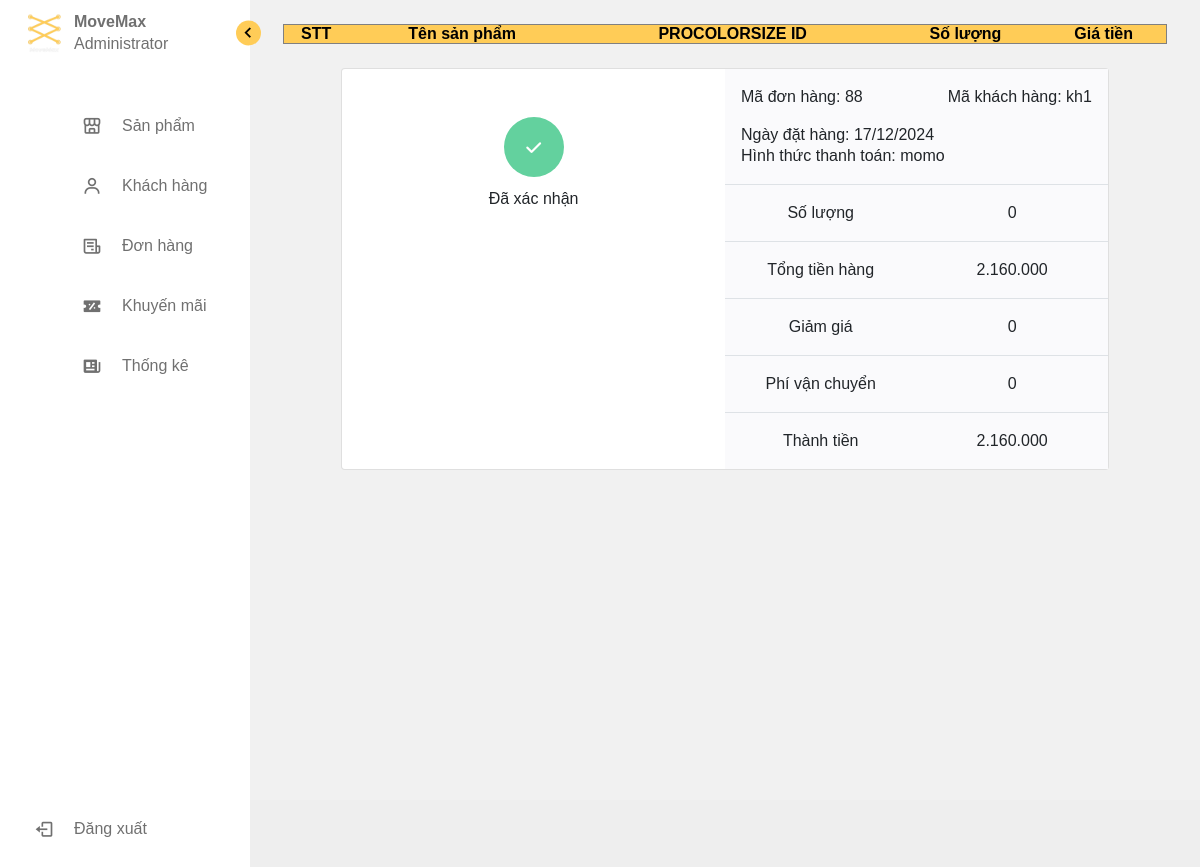
The app's page /admin_pages1/page/orders/order_detail.php?thanhtoanid=88 with its own data.
### tables this page shows
CREATE TABLE `thanhtoan` (
  `thanhtoanid` int(11) NOT NULL,
  `khachhangid` varchar(20) NOT NULL,
  `ngayorder` date NOT NULL DEFAULT current_timestamp(),
  `magiamgiaid` varchar(20) NOT NULL,
  `tongtien` int(20) NOT NULL,
  `hinhthucthanhtoan` varchar(255) NOT NULL,
  `tienhang` int(11) NOT NULL,
  `phiship` int(11) NOT NULL,
  `trangthai` varchar(200) NOT NULL
);

### admin_pages1/page/orders/order_detail.php (the view, shortened to what this page needs)
<?php
include('../../navigation/menu_navigation.php');
include('../../../config/config.php');
?>
<!DOCTYPE html>
<html lang="en">
<head>
    <link rel="stylesheet" href="../dashboard/admin_dashboard.css">
    <link href='https://unpkg.com/boxicons@2.1.4/css/boxicons.min.css' rel='stylesheet'>
    <link rel="stylesheet" href="https://cdnjs.cloudflare.com/ajax/libs/font-awesome/6.5.1/css/all.min.css" />
    <link rel="stylesheet" href="https://cdn.jsdelivr.net/npm/bootstrap@5.0.0-alpha1/dist/css/bootstrap.min.css">
</head>
<body>
    <?php
    $sql = "SELECT khachhangid, thanhtoanid, ngayorder, hinhthucthanhtoan, tongtien, giatrigiam  , trangthai,phiship,tienhang
                        FROM thanhtoan
                        LEFT JOIN magiamgia ON thanhtoan.magiamgiaid = magiamgia.magiamgiaid
                        WHERE thanhtoanid = '$_GET[thanhtoanid]'; ";
    $rs = $mysqli->query($sql);
    $row = $rs->fetch_row();
    ?>
    <section class="section_orderdetail">
        <div class="container cart mt-4 mb-4">
            <div class="row justify-content-center">
                <table class="order_detail_list" border="1" style="border-collapse:collapse;width:884px">
                    <thead>
                        <th>STT</th>
                        <th>Tên sản phẩm</th>
                        <th>PROCOLORSIZE ID</th>
                        <th>Số lượng</th>
                        <th>Giá tiền</th>
                    </thead>
                        <?php
                        $sl = 0;
                        ?>
                </table>
            </div>
            <br>
            <div class="row d-flex cart justify-content-center">
                <div class="col-md-10">
                    <div class="card">
                        <div class="row g-0">
                            <div class="col-md-6 border-right p-5">
                                <div class="text-center order-details">
                                    <div class="d-flex justify-content-center mb-5 flex-column align-items-center">
                                        <?php
                                        $trangthai = $row[6];
                                        if ($trangthai == "Đã xác nhận") {
                                            echo '<span class="check1 "><i class="fa fa-check"></i></span>';
                                            echo '<span class="font-weight-bold">Đã xác nhận</span>';
                                        } else if ($trangthai == "Chờ xác nhận") {
                                            echo '<span class="check1" style="background-color: #FBF6EE"><i class="fa fa-check"></i></span>
                                                    <span class="font-weight-bold">Chờ xác nhận</span>
                                                    <small class="mt-2">Xác nhận đặt hàng để có thể giao hàng</small>';
                                        ?>
                                            <a href="../products/products_management.php" class="text-decoration-none invoice-link">Xem lại sản phẩm</a>
                                        <?php
                                            echo '<br><button class="btn btn-danger btn-block order-button" id="btnXac_Nhan">Xác nhận</button>';
                                        }
                                        ?>
                                    </div>
                                </div>
                            </div>
                            <div class="col-md-6 background-muted">
                                <div class="p-3 border-bottom">
                                    <div class="d-flex justify-content-between align-items-center">
                                        <span>Mã đơn hàng: <?php echo $row[1] ?></span>
                                        <span>Mã khách hàng: <?php echo $row[0] ?></span>
                                    </div>
                                    <div class="mt-3">
                                        <h6 class="mb-0">Ngày đặt hàng: <?php echo date('d/m/Y', strtotime($row[2])); ?></h6>
                                        <span class="d-block mb-0">Hình thức thanh toán: <?php echo $row[3] ?></span>
                                    </div>
                                </div>
                                <div class="row g-0 border-bottom">
                                    <div class="col-md-6 border-right">
                                        <div class="p-3 d-flex justify-content-center align-items-center"> <span>Số lượng</span> </div>
                                    </div>
                                    <div class="col-md-6">
                                        <div class="p-3 d-flex justify-content-center align-items-center"> <span><?php echo $sl ?></span> </div>
                                    </div>
                                </div>
                                <div class="row g-0 border-bottom">
                                    <div class="col-md-6">
                                        <div class="p-3 d-flex justify-content-center align-items-center"> <span>Tổng tiền hàng</span> </div>
                                    </div>
                                    <div class="col-md-6">
                                        <div class="p-3 d-flex justify-content-center align-items-center"> <span><?php echo number_format($row[8], 0, '', '.')  ?></span> </div>
                                    </div>
                                </div>
                                <div class="row g-0 border-bottom">
                                    <div class="col-md-6">
                                        <div class="p-3 d-flex justify-content-center align-items-center"> <span>Giảm giá</span> </div>
                                    </div>
                                    <div class="col-md-6">
                                        <div class="p-3 d-flex justify-content-center align-items-center"> <span><?php $sotiengiam = $row[8] * $row[5];
                                                                                                                    echo number_format($sotiengiam, 0, '', '.')  ?></span> </div>
                                    </div>
                                </div>
                                <div class="row g-0 border-bottom">
                                    <div class="col-md-6">
                                        <div class="p-3 d-flex justify-content-center align-items-center"> <span>Phí vận chuyển</span> </div>
                                    </div>
                                    <div class="col-md-6">
                                        <div class="p-3 d-flex justify-content-center align-items-center"> <span><?php echo number_format($row[7], 0, '', '.')  ?></span> </div>
                                    </div>
                                </div>
                                <div class="row g-0">
                                    <div class="col-md-6">
                                        <div class="p-3 d-flex justify-content-center align-items-center"> <span class="font-weight-bold">Thành tiền</span> </div>
                                    </div>
                                    <div class="col-md-6">
                                        <div class="p-3 d-flex justify-content-center align-items-center"> <span class="font-weight-bold"><?php echo number_format($row[4], 0, '', '.')  ?></span> </div>
                                    </div>
                                </div>
                            </div>
                        </div>
                    </div>
                </div>
            </div>
        </div>
    </section>
</body>
</html>

### admin_pages1/page/dashboard/admin_dashboard.css (style rules this page uses)
* { font-family: Arial, Helvetica, sans-serif; margin: 0; padding: 0; box-sizing: border-box; }
:root { --body-color: #f1f1f1; --sidebar-color: #fff; --primary-color: #ff5f17; --primary-color-light: #f6f5ff; --toggle-color: #ddd; --text-color: #707070; --tran-02: all 0.2s ease; --tran-03: all 0.3s ease; --tran-04: all 0.4s ease; --tran-05: all 0.5s ease; }
body { height: 100vh; background: var(--body-color); transition: var(--tran-05); }

### admin_pages1/page/orders/order_detail.php (style rules this page uses)
body { background-color: #eee; font-family: "Poppins", sans-serif; font-weight: 300 }
.cart { height: 100vh }
.check1 { display: flex; background-color: #63d19e; color: #fff; font-size: 17px; width: 60px; height: 60px; align-items: center; justify-content: center; border-radius: 50%; margin-bottom: 10px }
.background-muted { background-color: #fafafc }
.section_orderdetail { position: relative; left: 250px; height: 100vh; width: calc(100% - 250px); background: var(--body-color); transition: var(--tran-05); }
.section_orderdetail { display: flex; align-items: stretch; }
.order_detail_list tr th { background-color: #FFCC57; color: black; text-align: center; }

### records on screen
thanhtoan: thanhtoanid "88", khachhangid "kh1", ngayorder "17/12/2024", hinhthucthanhtoan "momo", tienhang "2.160.000", phiship "0", tongtien "2.160.000"

### other values on screen
$sl "0"
$sotiengiam "0"
